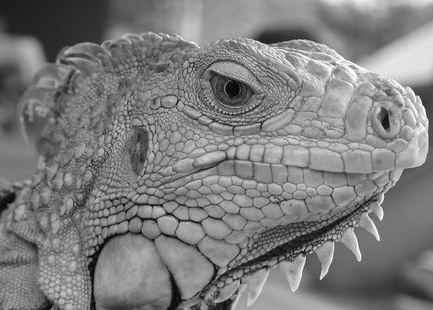
#> input picture iguana.png, 433 x 310 px; the run also reads 1 picture not shown here
$ jupyter execute hw3.ipynb   (shell and % lines are left out)   (older library calls are emulated)
#> lines starting #> are read from the running program, lines starting #| are printed output that depends on the picture; long printed decimals are rounded
### edge.py
import numpy as np

def conv(image, kernel):
    """ An implementation of convolution filter.

    This function uses element-wise multiplication and np.sum()
    to efficiently compute weighted sum of neighborhood at each
    pixel.

    Args:
        image: numpy array of shape (Hi, Wi).
        kernel: numpy array of shape (Hk, Wk).

    Returns:
        out: numpy array of shape (Hi, Wi).
    """
    Hi, Wi = image.shape
    Hk, Wk = kernel.shape
    out = np.zeros((Hi, Wi))

    # For this assignment, we will use edge values to pad the images.
    # Zero padding will make derivatives at the image boundary very big,
    # whereas we want to ignore the edges at the boundary.
    pad_width0 = Hk // 2
    pad_width1 = Wk // 2
    pad_width = ((pad_width0,pad_width0),(pad_width1,pad_width1))
    padded = np.pad(image, pad_width, mode='edge')
    kernel = np.flipud(kernel)
    kernel = np.fliplr(kernel)
    out = np.copy(image)

    for i in range(pad_width0, Hi + pad_width0):
        for j in range(pad_width1, Wi + pad_width1):
            matrix = padded[i - pad_width0:i + pad_width0 + 1, j - pad_width1:j + pad_width1 + 1]
            out[i-pad_width0, j -pad_width1] = np.sum(matrix * kernel)

    return out

def gaussian_kernel(size, sigma):
    """ Implementation of Gaussian Kernel.

    This function follows the gaussian kernel formula,
    and creates a kernel matrix.

    Hints:
    - Use np.pi and np.exp to compute pi and exp.

    Args:
        size: int of the size of output matrix.
        sigma: float of sigma to calculate kernel.

    Returns:
        kernel: numpy array of shape (size, size).
    """
#> called with size = 3, sigma = 1

    kernel = np.zeros((size, size))

    for i in range(size):
        for j in range(size):
            kernel[i][j] = (1/(2*np.pi*sigma**2.0)) * np.exp(((i-sigma)**2.0 + (j-sigma)**2.0)/(-2.0*sigma**2))

    return kernel

def partial_x(img):
    """ Computes partial x-derivative of input img.

    Hints:
        - You may use the conv function in defined in this file.

    Args:
        img: numpy array of shape (H, W).
    Returns:
        out: x-derivative image.
    """


    out = conv(img, np.array([[0.5, 0, -0.5]]))
    return out

def partial_y(img):
    """ Computes partial y-derivative of input img.

    Hints:
        - You may use the conv function in defined in this file.

    Args:
        img: numpy array of shape (H, W).
    Returns:
        out: y-derivative image.
    """

    out = conv(img, np.array([[0.5, 0, -0.5]]).T)

    return out

def gradient(img):
    """ Returns gradient magnitude and direction of input img.

    Args:
        img: Grayscale image. Numpy array of shape (H, W).

    Returns:
        G: Magnitude of gradient at each pixel in img.
            Numpy array of shape (H, W).
        theta: Direction(in degrees, 0 <= theta < 360) of gradient
            at each pixel in img. Numpy array of shape (H, W).

    Hints:
        - Use np.sqrt and np.arctan2 to calculate square root and arctan
    """

    H, W = img.shape
    G = np.zeros(img.shape)
    theta = np.zeros(img.shape)

    partialx = partial_x(img)
    partialy = partial_y(img)
    G = np.array([[np.sqrt(partialx[i][j]**2 + partialy[i][j]**2) for j in range(W)] for i in range(H)])

    theta = np.array([[np.arctan2(partialy[i][j],partialx[i][j]) for j in range(W)] for i in range(H)])

    return G, theta


def non_maximum_suppression(G, theta):
    """ Performs non-maximum suppression.

    This function performs non-maximum suppression along the direction
    of gradient (theta) on the gradient magnitude image (G).

    Args:
        G: gradient magnitude image with shape of (H, W).
        theta: direction of gradients with shape of (H, W).

    Returns:
        out: non-maxima suppressed image.
    """
    H, W = G.shape
    out = np.zeros((H, W))

    # Round the gradient direction to the nearest 45 degrees
    theta = np.floor((theta+22.5)/ 45.0) * 45

    for i in range(1, H-1):
        for j in range(1, W-1):
            if theta[i][j] == 0:
                if G[i][j] >= G[i][j-1] and G[i][j] >= G[i][j+1]: #0
                    out[i][j] = G[i][j]

            if theta[i][j] == 45:
                if G[i][j] >= G[i+1][j-1] and G[i][j] >= G[i-1][j+1]: #45
                    out[i][j] = G[i][j]
            if theta[i][j] == 90:
                if G[i][j] >= G[i-1][j] and G[i][j] >= G[i+1][j]: #90
                    out[i][j] = G[i][j]
            if theta[i][j] == 135:
                if G[i][j] >= G[i-1][j-1] and G[i][j] >= G[i+1][j+1]: #180
                    out[i][j] = G[i][j]


    return out

def double_thresholding(img, high, low):
    """
    Args:
        img: numpy array of shape (H, W) representing NMS edge response.
        high: high threshold(float) for strong edges.
        low: low threshold(float) for weak edges.

    Returns:
        strong_edges: Boolean array representing strong edges.
            Strong edeges are the pixels with the values greater than
            the higher threshold.
        weak_edges: Boolean array representing weak edges.
            Weak edges are the pixels with the values smaller or equal to the
            higher threshold and greater than the lower threshold.
    """

    strong_edges = np.zeros(img.shape, dtype=np.bool)
    weak_edges = np.zeros(img.shape, dtype=np.bool)

    for i in range(img.shape[0]):
        for j in range(img.shape[1]):
            if img[i][j] > high:
                strong_edges[i][j] = 1
            if low < img[i][j] <= high:
                weak_edges[i][j] = 1


    ### YOUR CODE HERE
    pass
    ### END YOUR CODE

    return strong_edges, weak_edges


def get_neighbors(y, x, H, W):
    """ Return indices of valid neighbors of (y, x).

    Return indices of all the valid neighbors of (y, x) in an array of
    shape (H, W). An index (i, j) of a valid neighbor should satisfy
    the following:
        1. i >= 0 and i < H
        2. j >= 0 and j < W
        3. (i, j) != (y, x)

    Args:
        y, x: location of the pixel.
        H, W: size of the image.
    Returns:
        neighbors: list of indices of neighboring pixels [(i, j)].
    """
    neighbors = []

    for i in (y-1, y, y+1):
        for j in (x-1, x, x+1):
            if i >= 0 and i < H and j >= 0 and j < W:
                if (i == y and j == x):
                    continue
                neighbors.append((i, j))

    return neighbors

def link_edges(strong_edges, weak_edges):
    """ Find weak edges connected to strong edges and link them.

    Iterate over each pixel in strong_edges and perform breadth first
    search across the connected pixels in weak_edges to link them.
    Here we consider a pixel (a, b) is connected to a pixel (c, d)
    if (a, b) is one of the eight neighboring pixels of (c, d).

    Args:
        strong_edges: binary image of shape (H, W).
        weak_edges: binary image of shape (H, W).

    Returns:
        edges: numpy boolean array of shape(H, W).
    """

    H, W = strong_edges.shape
    indices = np.stack(np.nonzero(strong_edges)).T
    edges = np.zeros((H, W), dtype=np.bool)

    # Make new instances of arguments to leave the original
    # references intact
    weak_edge = np.copy(weak_edges)
    edges = np.copy(strong_edges)

    visited = {}
    for x in range(H):
        for y in range(W):
            visited[(x, y)] = 0

    for i in indices:
        queue = []
        queue.append(tuple(i))
        visited[tuple(i)] = 1

        while len(queue) != 0:
            s = queue.pop(0)
            for j in  get_neighbors(s[0], s[1], H, W):
                if visited[j] == 0:
                    if weak_edge[j[0]][j[1]] == 1:
                        edges[j[0]][j[1]] = 1
                        queue.append(j)
                        visited[j] = 1

    return edges

def canny(img, kernel_size=5, sigma=1.4, high=20, low=15):
    """ Implement canny edge detector by calling functions above.

    Args:
        img: binary image of shape (H, W).
        kernel_size: int of size for kernel matrix.
        sigma: float for calculating kernel.
        high: high threshold for strong edges.
        low: low threashold for weak edges.
    Returns:
        edge: numpy array of shape(H, W).
    """
    kernel = gaussian_kernel(kernel_size, sigma)
    smoothed = conv(img, kernel)
    G, theta = gradient(img)
    nms = non_maximum_suppression(G, theta)
    strong_edges, weak_edges = double_thresholding(nms, high, low)
    edge = link_edges(strong_edges, weak_edges)

    return edge


def hough_transform(img):
    """ Transform points in the input image into Hough space.

    Use the parameterization:
        rho = x * cos(theta) + y * sin(theta)
    to transform a point (x,y) to a sine-like function in Hough space.

    Args:
        img: binary image of shape (H, W).

    Returns:
        accumulator: numpy array of shape (m, n).
        rhos: numpy array of shape (m, ).
        thetas: numpy array of shape (n, ).
    """
    # Set rho and theta ranges
    W, H = img.shape
    diag_len = int(np.ceil(np.sqrt(W * W + H * H)))
    rhos = np.linspace(-diag_len, diag_len, diag_len * 2.0 + 1)
    thetas = np.deg2rad(np.arange(-90.0, 90.0))

    # Cache some reusable values
    cos_t = np.cos(thetas)
    sin_t = np.sin(thetas)
    num_thetas = len(thetas)

    # Initialize accumulator in the Hough space
    accumulator = np.zeros((2 * diag_len + 1, num_thetas), dtype=np.uint64)
    ys, xs = np.nonzero(img)

    # Transform each point (x, y) in image
    # Find rho corresponding to values in thetas
    # and increment the accumulator in the corresponding coordiate.
    for i in range(len(xs)):
        x = xs[i]
        y = ys[i]

        for t in range(num_thetas):
            rho = round(x * cos_t[t] + y * sin_t[t]) + diag_len
            accumulator[int(rho), t] += 1


    return accumulator, rhos, thetas

### hw3.ipynb
# Computer Vision
# Jacobs University Bremen
# Fall 2019
# Homework 3

*This notebook includes both coding and written questions. Please hand in this notebook file with all the outputs and your answers to the written questions.*

This assignment covers Canny edge detector and Hough transform.

[cell 1]
# Setup
from __future__ import print_function
import numpy as np
import matplotlib.pyplot as plt
import matplotlib.image as mpimg
from time import time
from skimage import io


plt.rcParams['figure.figsize'] = (15.0, 12.0) # set default size of plots
plt.rcParams['image.interpolation'] = 'nearest'
plt.rcParams['image.cmap'] = 'gray'

# for auto-reloading extenrnal modules

## Part 1: Canny Edge Detector (75 points)
In this part, you are going to implement a Canny edge detector. The Canny edge detection algorithm can be broken down in to five steps:
1. Smoothing
2. Finding gradients
3. Non-maximum suppression
4. Double thresholding
5. Edge tracking by hysterisis

### 1.1 Smoothing (10 points)
#### Implementation (5 points)
We first smooth the input image by convolving it with a Gaussian kernel. The equation for a Gaussian kernel of size $(2k+1)\times(2k+1)$ is given by:

$$h_{ij}=\frac{1}{2\pi\sigma^2}\exp{\Bigl(-\frac{(i-k)^2+(j-k)^2}{2\sigma^2}\Bigr)}, 0\leq i,j < 2k+1$$

Implement **`gaussian_kernel`** in `edge.py` and run the code below.

[cell 2]
from edge import conv, gaussian_kernel

# Define 3x3 Gaussian kernel with std = 1
kernel = gaussian_kernel(3, 1)
print(kernel)
kernel_test = np.array(
    [[ 0.05854983, 0.09653235, 0.05854983],
     [ 0.09653235, 0.15915494, 0.09653235],
     [ 0.05854983, 0.09653235, 0.05854983]]
)

#Test Gaussian kernel
if not np.allclose(kernel, kernel_test):
    print('Incorrect values! Please check your implementation.')

[cell 3]
# Test with different kernel_size and sigma
kernel_size = 5
sigma = 1.4

# Load image
img = io.imread('iguana.png', as_grey=True)

# Define 5x5 Gaussian kernel with std = sigma
kernel = gaussian_kernel(kernel_size, sigma)

# Convolve image with kernel to achieve smoothed effect
smoothed = conv(img, kernel)
#> in conv, `padded = np.pad(image, pad_width, mode='edge')`:
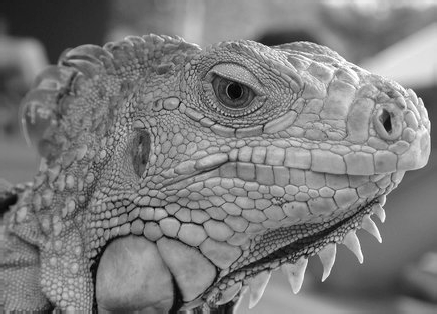
#> padded: shape (314, 437) float64; min 0, max 1, mean 0.491
#> after the loop in conv, `for i in range(pad_width0, Hi + pad_width0):`:
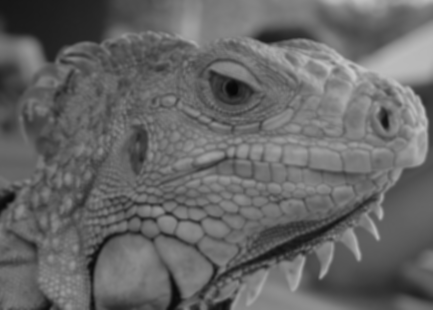
#> out: shape (310, 433) float64; min 0.0304, max 0.792, mean 0.403

plt.subplot(1,2,1)
plt.imshow(img)
plt.title('Original image')
plt.axis('off')

plt.subplot(1,2,2)
plt.imshow(smoothed)
plt.title('Smoothed image')
plt.axis('off')
print(smoothed[20][20])
#| 0.1066
plt.show()
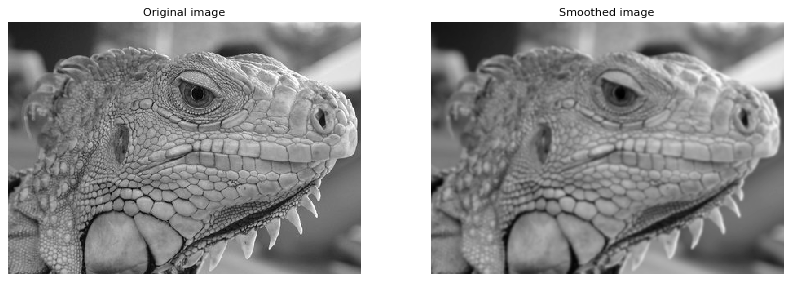
#> figure drawn by matplotlib, 2 panels

#### Question (5 points)
What is the effect of changing kernel_size and sigma?

**Your Answer:**increasing  sigma increases the amount of blur and and increasing the kernel size make the image smaller (due to the convolution repeating the edge)

### 1.2 Finding gradients (15 points)
The gradient of a 2D scalar function $I:\mathbb{R}^2\rightarrow{\mathbb{R}}$ in Cartesian coordinate is defined by:

$$\nabla{I(x,y)}=\bigl[\frac{\partial{I}}{\partial{x}},\frac{\partial{I}}{\partial{y}}\bigr],$$

where

$$
\frac{\partial{I(x,y)}}{\partial{x}}=\lim_{\Delta{x}\to{0}}\frac{I(x+\Delta{x},y)-I(x,y)}{\Delta{x}} \\
\frac{\partial{I(x,y)}}{\partial{y}}=\lim_{\Delta{y}\to{0}}\frac{I(x,y+\Delta{y})-I(x,y)}{\Delta{y}}.
$$

In case of images, we can approximate the partial derivatives by taking differences at one pixel intervals:

$$
\frac{\partial{I(x,y)}}{\partial{x}}\approx{\frac{I(x+1,y)-I(x-1,y)}{2}} \\
\frac{\partial{I(x,y)}}{\partial{y}}\approx{\frac{I(x,y+1)-I(x,y-1)}{2}}
$$

Note that the partial derivatives can be computed by convolving the image $I$ with some appropriate kernels $D_x$ and $D_y$:

$$
\frac{\partial{I}}{\partial{x}}\approx{I*D_x}=G_x \\
\frac{\partial{I}}{\partial{y}}\approx{I*D_y}=G_y
$$

#### Implementation (5 points)
Find the kernels $D_x$ and $D_y$ and implement **`partial_x`** and **`partial_y`** using `conv` defined in `edge.py`.

*-Hint: Remeber that convolution flips the kernel.*

[cell 4]
from edge import partial_x, partial_y

# Test input
I = np.array(
    [[0, 0, 0],
     [0, 1, 0],
     [0, 0, 0]], dtype='f'
)

# Expected outputs
I_x_test = np.array(
    [[ 0, 0, 0],
     [ 0.5, 0, -0.5],
     [ 0, 0, 0]]
)

I_y_test = np.array(
    [[ 0, 0.5, 0],
     [ 0, 0, 0],
     [ 0, -0.5, 0]]
)

# Compute partial derivatives
I_x = partial_x(I)
I_y = partial_y(I)

# Test correctness of partial_x and partial_y
if not np.all(I_x == I_x_test):
    print('partial_x incorrect')

if not np.all(I_y == I_y_test):
    print('partial_y incorrect')

[cell 5]
# Compute partial derivatives of smoothed image
Gx = partial_x(smoothed)
#> in conv (call 4), `kernel = np.flipud(kernel)`: kernel = [[0.5, 0, -0.5]]
#> in conv (call 4), `kernel = np.fliplr(kernel)`: kernel = [[-0.5, 0, 0.5]]
#> after the loop in conv (call 4), `for i in range(pad_width0, Hi + pad_width0):`:
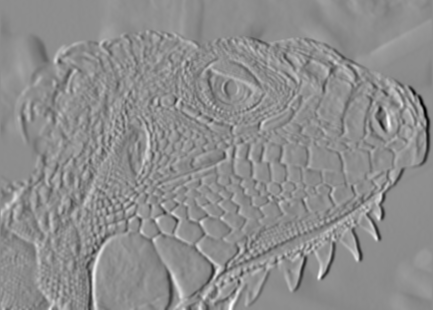
#> out: shape (310, 433) float64; min -0.148, max 0.119, mean 0.00019; drawn with min black and max white
Gy = partial_y(smoothed)
#> in conv (call 5), `kernel = np.flipud(kernel)`: kernel = [-0.5, 0, 0.5]
#> after the loop in conv (call 5), `for i in range(pad_width0, Hi + pad_width0):`:
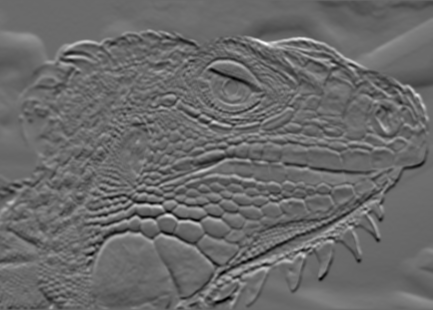
#> out: shape (310, 433) float64; min -0.109, max 0.151, mean -0.00017; drawn with min black and max white

plt.subplot(1,2,1)
plt.imshow(Gx)
plt.title('Derivative in x direction')
plt.axis('off')

plt.subplot(1,2,2)
plt.imshow(Gy)
plt.title('Derivative in y direction')
plt.axis('off')

plt.show()

#### Question (5 points)
What is the reason for performing smoothing prior to computing the gradients?

**Your Answer:** The noise in the input image makes the gradient very irregular. Smoothing the image first minimizes the noise, making the gradient continuous which is important for edge edection.

#### Implementation (5 points)
Now, we can compute the magnitude and direction of gradient with the two partial derivatives:

$$
G = \sqrt{G_{x}^{2}+G_{y}^{2}} \\
\Theta = arctan\bigl(\frac{G_{y}}{G_{x}}\bigr)
$$

Implement **`gradient`** in `edge.py` which takes in an image and outputs $G$ and $\Theta$.

[cell 6]
from edge import gradient

G, theta = gradient(smoothed)
#> in gradient, `G = np.array([[np.sqrt(partialx[i][j]**2 + partialy[i][j]**2) for j in..`:
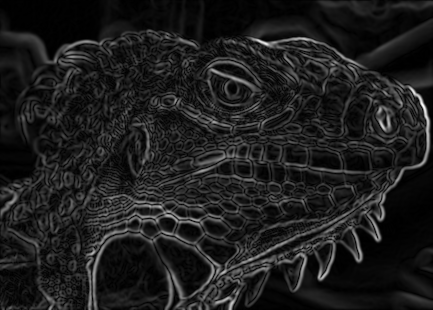
#> G: shape (310, 433) float64; min 0, max 0.167, mean 0.0197; drawn with min black and max white
#> in gradient, `theta = np.array([[np.arctan2(partialy[i][j],partialx[i][j]) for j in ..`:
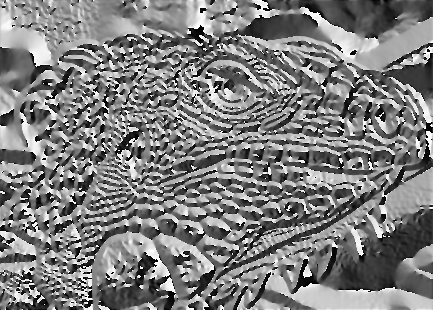
#> theta: shape (310, 433) float64; min -3.14, max 3.14, mean -0.0201; drawn with min black and max white

if not np.all(G >= 0):
    print('Magnitude of gradients should be non-negative.')

if not np.all((theta >= 0) * (theta < 360)):
    print('Direction of gradients should be in range 0 <= theta < 360')

plt.imshow(G)
plt.title('Gradient magnitude')
plt.axis('off')
plt.show()

### 1.3 Non-maximum suppression (15 points)
You should be able to see that the edges extracted from the gradient of the smoothed image are quite thick and blurry. The purpose of this step is to convert the "blurred" edges into "sharp" edges. Basically, this is done by preserving all local maxima in the gradient image and discarding everything else. The algorithm is for each pixel (x,y) in the gradient image:
1. Round the gradient direction $\Theta[y,x]$ to the nearest 45 degrees, corresponding to the use of an 8-connected neighbourhood.

2. Compare the edge strength of the current pixel with the edge strength of the pixel in the positive and negative gradient directions. For example, if the gradient direction is south (theta=90), compare with the pixels to the north and south.

3. If the edge strength of the current pixel is the largest; preserve the value of the edge strength. If not, suppress (i.e. remove) the value.

Implement **`non_maximum_suppression`** in `edge.py`.

We provide the correct output and the difference between it and your result for debugging purposes.  If you see white spots in the Difference image, you should check your implementation.

[cell 7]
from edge import non_maximum_suppression

# Test input
g = np.array(
    [[0.4, 0.9, 0.6],
     [0.3, 0.7, 0.7],
     [0.4, 0.5, 0.6]]
)
print(g)
# Print out non-maximum suppressed output
# varying theta
for angle in range(0, 180, 45):
    print('Thetas:', angle)
    t = np.ones((3, 3)) * angle # Initialize theta
    print(non_maximum_suppression(g, t))

[cell 8]
nms = non_maximum_suppression(G, theta)
#> after the loop in non_maximum_suppression (call 5), `for i in range(1, H-1):`:
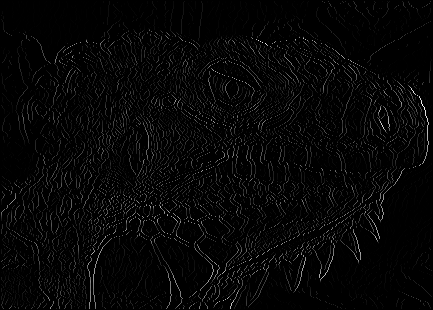
#> out: shape (310, 433) float64; min 0, max 0.167, mean 0.00438; drawn with min black and max white
plt.imshow(nms)
plt.title('Non-maximum suppressed')
plt.axis('off')
plt.show()

plt.subplot(1, 3, 1)
plt.imshow(nms)
plt.axis('off')
plt.title('Your result')

plt.subplot(1, 3, 2)
reference = np.load('references/iguana_non_max_suppressed.npy')
#> (reads references/iguana_non_max_suppressed.npy from the repository)
plt.imshow(reference)
plt.axis('off')
plt.title('Reference')

plt.subplot(1, 3, 3)
plt.imshow(nms - reference)
plt.title('Difference')
plt.axis('off')
plt.show()
#> (the rest of the program and of its run is left out)
